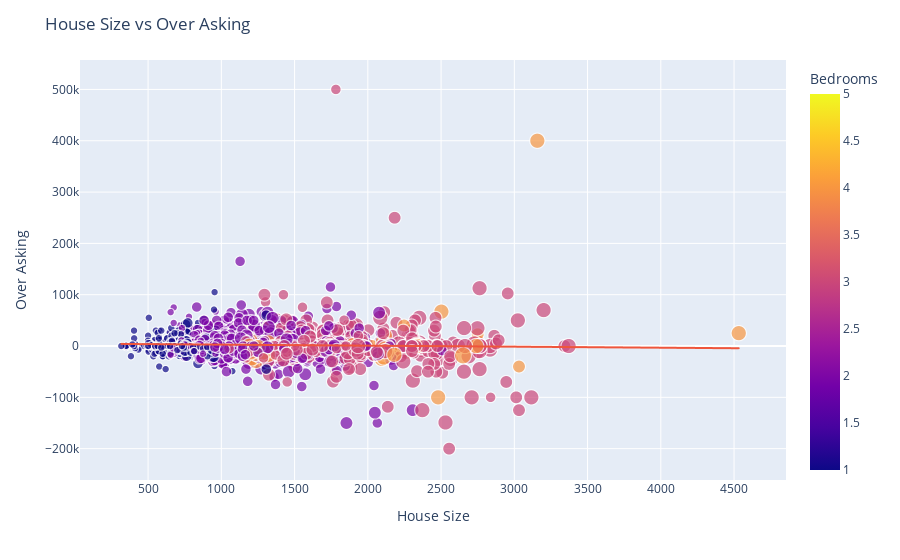

The notebook cell this image was saved under:
### Code cell
fig = px.scatter(condo_df, x='SqFt', y='Over Asking', color='Bedrooms', size='Total Baths',trendline='ols')
fig.update_layout(title='House Size vs Over Asking',
                  xaxis_title='House Size',
                  yaxis_title='Over Asking')
fig.show()

### Figure 1 — Plotly figure (JSON) as saved in the notebook; plotly's stock layout.template omitted (floating-point values rounded to 4 significant figures; data arrays with more than 128 entries replaced by an {"elided": "..."} marker saying what was removed)
{"data": [{"hovertemplate": "SqFt=%{x}<br>Over Asking=%{y}<br>Total Baths=%{marker.size}<br>Bedrooms=%{marker.color}<extra></extra>", "legendgroup": "", "marker": {"color": {"elided": "3938 int values"}, "coloraxis": "coloraxis", "size": {"elided": "3938 int values"}, "sizemode": "area", "sizeref": 0.0175, "symbol": "circle"}, "mode": "markers", "name": "", "showlegend": false, "type": "scattergl", "x": {"elided": "3938 int values"}, "xaxis": "x", "y": {"elided": "3938 int values"}, "yaxis": "y"}, {"hovertemplate": "<b>OLS trendline</b><br>Over Asking = -2.00392 * SqFt + 4726.76<br>R<sup>2</sup>=0.001690<br><br>SqFt=%{x}<br>Over Asking=%{y} <b>(trend)</b><extra></extra>", "legendgroup": "", "marker": {"symbol": "circle"}, "mode": "lines", "name": "", "showlegend": false, "type": "scattergl", "x": {"elided": "3938 int values"}, "xaxis": "x", "y": {"elided": "3938 float values"}, "yaxis": "y"}], "layout": {"coloraxis": {"colorbar": {"title": {"text": "Bedrooms"}}, "colorscale": [[0, "#0d0887"], [0.1111, "#46039f"], [0.2222, "#7201a8"], [0.3333, "#9c179e"], [0.4444, "#bd3786"], [0.5556, "#d8576b"], [0.6667, "#ed7953"], [0.7778, "#fb9f3a"], [0.8889, "#fdca26"], [1, "#f0f921"]]}, "legend": {"itemsizing": "constant", "tracegroupgap": 0}, "margin": {"t": 60}, "title": {"text": "House Size vs Over Asking"}, "xaxis": {"anchor": "y", "domain": [0, 1], "title": {"text": "House Size"}}, "yaxis": {"anchor": "x", "domain": [0, 1], "title": {"text": "Over Asking"}}}}
